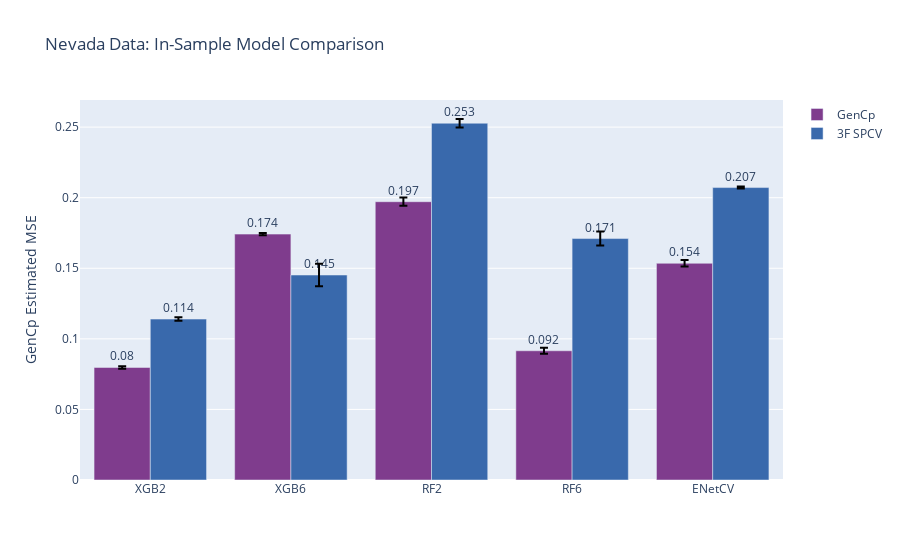

The notebook cell this image was saved under:
### Code cell
fig_SSN = make_subplots(
    rows=1, cols=1
)

df_SSN = pd.DataFrame({est_names[i]: errs_SSN[i] for i in np.arange(len(est_names))})

fig_SSN.add_trace(go.Bar(
    x=df_SSN.columns,
    y=df_SSN.mean(),
    marker_color=px.colors.qualitative.Bold[0],
    text=np.around(df_SSN.mean(),3),
    textposition='outside',
    error_y=dict(
        type='data',
        color='black',
        array=df_SSN.std(),
    ),
    name="GenCp"
), row=1, col=1)

df_cv = pd.DataFrame({est_names[i]: cv_errs[i] for i in np.arange(len(est_names))})

fig_SSN.add_trace(go.Bar(
    x=df_cv.columns,
    y=df_cv.mean(),
    marker_color=px.colors.qualitative.Bold[2],
    text=np.around(df_cv.mean(),3),
    textposition='outside',
    error_y=dict(
        type='data',
        color='black',
        array=df_cv.std(),
    ),
    name="SPCV"
), row=1, col=1)

fig_SSN.update_yaxes(title_text="GenCp Estimated MSE", row=1, col=1)
fig_SSN.update_layout(title_text="Nevada Data: In-Sample Model Comparison", barmode="group")
fig_SSN.show()

### Figure 1 — Plotly figure (JSON) as saved in the notebook; plotly's stock layout.template omitted (floating-point values rounded to 4 significant figures)
{"data": [{"error_y": {"array": [0.0009263, 0.000784, 0.00292, 0.002131, 0.00232], "color": "black", "type": "data"}, "marker": {"color": "rgb(127, 60, 141)"}, "name": "GenCp", "text": [0.08, 0.174, 0.197, 0.092, 0.154], "textposition": "outside", "type": "bar", "x": ["XGB2", "XGB6", "RF2", "RF6", "ENetCV"], "xaxis": "x", "y": [0.07974, 0.1742, 0.1972, 0.09155, 0.1535], "yaxis": "y"}, {"error_y": {"array": [0.001223, 0.007895, 0.002991, 0.005001, 0.0006722], "color": "black", "type": "data"}, "marker": {"color": "rgb(57, 105, 172)"}, "name": "3F SPCV", "text": [0.114, 0.145, 0.253, 0.171, 0.207], "textposition": "outside", "type": "bar", "x": ["XGB2", "XGB6", "RF2", "RF6", "ENetCV"], "xaxis": "x", "y": [0.114, 0.1452, 0.2528, 0.1711, 0.2072], "yaxis": "y"}], "layout": {"barmode": "group", "title": {"text": "Nevada Data: In-Sample Model Comparison"}, "xaxis": {"anchor": "y", "domain": [0, 1]}, "yaxis": {"anchor": "x", "domain": [0, 1], "title": {"text": "GenCp Estimated MSE"}}}}
